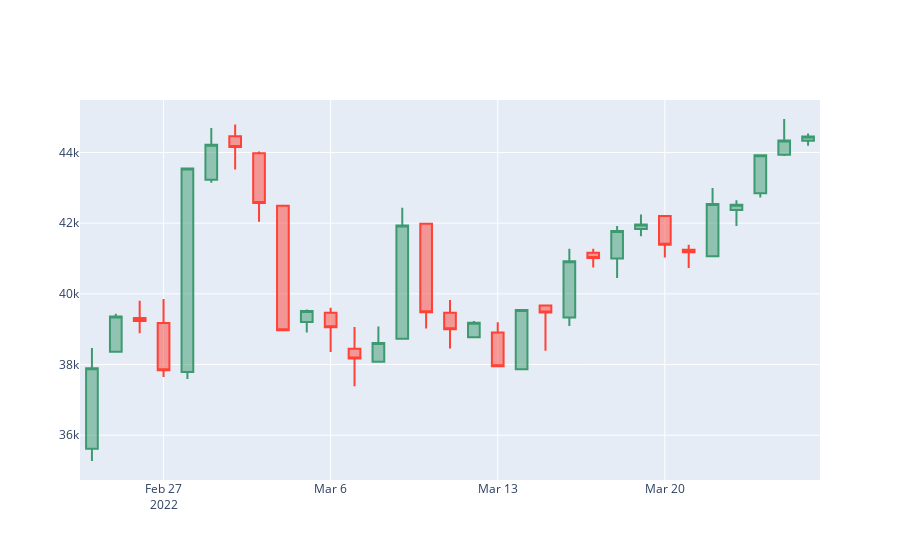

Write notebook code for a chart like this one.
### Code cell
fig = go.Figure(data=[go.Candlestick(x=candlestick_data['date'],
                open=candlestick_data['Price']['first'], 
                high=candlestick_data['Price']['max'],
                low=candlestick_data['Price']['min'], 
                close=candlestick_data['Price']['last'])
                ])

fig.update_layout(xaxis_rangeslider_visible=False)

fig.show()
